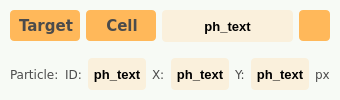
               <widget class="QFrame" name="frame_6">
                <property name="styleSheet">
                 <string notr="true">background-color: rgb(247, 250, 245);
border-radius: 4px;</string>
                </property>
                <layout class="QVBoxLayout" name="verticalLayout_3" stretch="0,0">
                 <property name="leftMargin">
                  <number>5</number>
                 </property>
                 <property name="topMargin">
                  <number>5</number>
                 </property>
                 <property name="rightMargin">
                  <number>5</number>
                 </property>
                 <property name="bottomMargin">
                  <number>5</number>
                 </property>
                 <item>
                  <widget class="QFrame" name="frame_16">
                   <property name="styleSheet">
                    <string notr="true">background-color: rgb(247, 250, 245);
border-radius: 4px;</string>
                   </property>
                   <layout class="QHBoxLayout" name="horizontalLayout_19" stretch="0,1,3,0">
                    <property name="leftMargin">
                     <number>5</number>
                    </property>
                    <property name="topMargin">
                     <number>5</number>
                    </property>
                    <property name="rightMargin">
                     <number>5</number>
                    </property>
                    <property name="bottomMargin">
                     <number>5</number>
                    </property>
                    <item>
                     <widget class="QPushButton" name="pyqt5_button_select_target">
                      <property name="minimumSize">
                       <size>
                        <width>70</width>
                        <height>31</height>
                       </size>
                      </property>
                      <property name="font">
                       <font>
                        <family>Verdana</family>
                        <pointsize>11</pointsize>
                        <weight>75</weight>
                        <bold>true</bold>
                       </font>
                      </property>
                      <property name="styleSheet">
                       <string notr="true">QPushButton {
	border-radius: 4px;
	background-color: rgb(255, 184, 90);
	padding-left: 2px;
	color: rgb(75, 75, 75);
}
QPushButton:hover{
	background-color: rgb(248,214,176);	
}
QPushButton:pressed{
	background-color: rgb(179, 197, 192);
}
QPushButton:disabled{
	background-color: rgb(243, 239, 219);
}</string>
                      </property>
                      <property name="text">
                       <string>Target</string>
                      </property>
                     </widget>
                    </item>
                    <item>
                     <widget class="QPushButton" name="pyqt5_button_select_cell">
                      <property name="minimumSize">
                       <size>
                        <width>70</width>
                        <height>31</height>
                       </size>
                      </property>
                      <property name="font">
                       <font>
                        <family>Verdana</family>
                        <pointsize>11</pointsize>
                        <weight>75</weight>
                        <bold>true</bold>
                       </font>
                      </property>
                      <property name="styleSheet">
                       <string notr="true">QPushButton {
	border-radius: 4px;
	background-color: rgb(255, 184, 90);
	padding-left: 2px;
	color: rgb(75, 75, 75);
}
QPushButton:hover{
	background-color: rgb(248,214,176);	
}
QPushButton:pressed{
	background-color: rgb(179, 197, 192);
}
QPushButton:disabled{
	background-color: rgb(243, 239, 219);
}</string>
                      </property>
                      <property name="text">
                       <string>Cell</string>
                      </property>
                     </widget>
                    </item>
                    <item>
                     <widget class="QLabel" name="pyqt5_label_selection_text">
                      <property name="font">
                       <font>
                        <pointsize>10</pointsize>
                        <weight>75</weight>
                        <bold>true</bold>
                       </font>
                      </property>
                      <property name="styleSheet">
                       <string notr="true">border-radius: 4px;
padding: 5px;
background-color: rgb(250,240,220);
</string>
                      </property>
                      <property name="text">
                       <string>ph_text</string>
                      </property>
                      <property name="alignment">
                       <set>Qt::AlignCenter</set>
                      </property>
                     </widget>
                    </item>
                    <item>
                     <widget class="QPushButton" name="pyqt5_button_refresh_parameters">
                      <property name="enabled">
                       <bool>true</bool>
                      </property>
                      <property name="minimumSize">
                       <size>
                        <width>31</width>
                        <height>31</height>
                       </size>
                      </property>
                      <property name="maximumSize">
                       <size>
                        <width>31</width>
                        <height>31</height>
                       </size>
                      </property>
                      <property name="font">
                       <font>
                        <family>Verdana</family>
                        <pointsize>14</pointsize>
                       </font>
                      </property>
                      <property name="toolTip">
                       <string>Refresh Generators</string>
                      </property>
                      <property name="styleSheet">
                       <string notr="true">QPushButton {
	border-radius: 4px;
	background-color: rgb(255, 184, 90);
	padding-left: 2px;
	color: rgb(75, 75, 75);
	image: url(:/ui/qt/resources/buttons/refresh_icon.png);
}
QPushButton:hover{
	background-color: rgb(248,214,176);	
	image: url(:/ui/qt/resources/buttons/refresh_icon.png);
}
QPushButton:pressed{
	background-color: rgb(179, 197, 192);
	image: url(:/ui/qt/resources/buttons/refresh_icon.png);
}
QPushButton:disabled{
	background-color: rgb(243, 239, 219);
	image: url(:/ui/qt/resources/buttons/refresh_icon.png);
}</string>
                      </property>
                      <property name="text">
                       <string/>
                      </property>
                     </widget>
                    </item>
                   </layout>
                  </widget>
                 </item>
                 <item>
                  <widget class="QFrame" name="frame_15">
                   <property name="styleSheet">
                    <string notr="true">background-color: rgb(247, 250, 245);
border-radius: 4px;</string>
                   </property>
                   <layout class="QHBoxLayout" name="horizontalLayout_14" stretch="0,0,0,0,0,0,0,0">
                    <property name="leftMargin">
                     <number>5</number>
                    </property>
                    <property name="topMargin">
                     <number>5</number>
                    </property>
                    <property name="rightMargin">
                     <number>5</number>
                    </property>
                    <property name="bottomMargin">
                     <number>5</number>
                    </property>
                    <item>
                     <widget class="QLabel" name="static_odsc_label_27">
                      <property name="minimumSize">
                       <size>
                        <width>0</width>
                        <height>21</height>
                       </size>
                      </property>
                      <property name="font">
                       <font>
                        <family>Verdana</family>
                        <pointsize>9</pointsize>
                        <weight>50</weight>
                        <italic>false</italic>
                        <bold>false</bold>
                       </font>
                      </property>
                      <property name="styleSheet">
                       <string notr="true">color: rgb(75, 75, 75);</string>
                      </property>
                      <property name="text">
                       <string>Particle:</string>
                      </property>
                     </widget>
                    </item>
                    <item>
                     <widget class="QLabel" name="static_odsc_label_30">
                      <property name="minimumSize">
                       <size>
                        <width>0</width>
                        <height>21</height>
                       </size>
                      </property>
                      <property name="font">
                       <font>
                        <family>Verdana</family>
                        <pointsize>9</pointsize>
                        <weight>50</weight>
                        <italic>false</italic>
                        <bold>false</bold>
                       </font>
                      </property>
                      <property name="styleSheet">
                       <string notr="true">color: rgb(75, 75, 75);</string>
                      </property>
                      <property name="text">
                       <string>ID:</string>
                      </property>
                     </widget>
                    </item>
                    <item>
                     <widget class="QLabel" name="pyqt5_label_cell_id">
                      <property name="font">
                       <font>
                        <pointsize>10</pointsize>
                        <weight>75</weight>
                        <bold>true</bold>
                       </font>
                      </property>
                      <property name="styleSheet">
                       <string notr="true">border-radius: 4px;
padding: 5px;
background-color: rgb(250,240,220);
</string>
                      </property>
                      <property name="text">
                       <string>ph_text</string>
                      </property>
                      <property name="alignment">
                       <set>Qt::AlignCenter</set>
                      </property>
                     </widget>
                    </item>
                    <item>
                     <widget class="QLabel" name="static_odsc_label_31">
                      <property name="minimumSize">
                       <size>
                        <width>0</width>
                        <height>21</height>
                       </size>
                      </property>
                      <property name="font">
                       <font>
                        <family>Verdana</family>
                        <pointsize>9</pointsize>
                        <weight>50</weight>
                        <italic>false</italic>
                        <bold>false</bold>
                       </font>
                      </property>
                      <property name="styleSheet">
                       <string notr="true">color: rgb(75, 75, 75);</string>
                      </property>
                      <property name="text">
                       <string>X:</string>
                      </property>
                     </widget>
                    </item>
                    <item>
                     <widget class="QLabel" name="pyqt5_label_cell_x">
                      <property name="font">
                       <font>
                        <pointsize>10</pointsize>
                        <weight>75</weight>
                        <bold>true</bold>
                       </font>
                      </property>
                      <property name="styleSheet">
                       <string notr="true">border-radius: 4px;
padding: 5px;
background-color: rgb(250,240,220);
</string>
                      </property>
                      <property name="text">
                       <string>ph_text</string>
                      </property>
                      <property name="alignment">
                       <set>Qt::AlignCenter</set>
                      </property>
                     </widget>
                    </item>
                    <item>
                     <widget class="QLabel" name="static_odsc_label_28">
                      <property name="minimumSize">
                       <size>
                        <width>0</width>
                        <height>21</height>
                       </size>
                      </property>
                      <property name="font">
                       <font>
                        <family>Verdana</family>
                        <pointsize>9</pointsize>
                        <weight>50</weight>
                        <italic>false</italic>
                        <bold>false</bold>
                       </font>
                      </property>
                      <property name="styleSheet">
                       <string notr="true">color: rgb(75, 75, 75);</string>
                      </property>
                      <property name="text">
                       <string>Y:</string>
                      </property>
                     </widget>
                    </item>
                    <item>
                     <widget class="QLabel" name="pyqt5_label_cell_y">
                      <property name="font">
                       <font>
                        <pointsize>10</pointsize>
                        <weight>75</weight>
                        <bold>true</bold>
                       </font>
                      </property>
                      <property name="styleSheet">
                       <string notr="true">border-radius: 4px;
padding: 5px;
background-color: rgb(250,240,220);
</string>
                      </property>
                      <property name="text">
                       <string>ph_text</string>
                      </property>
                      <property name="alignment">
                       <set>Qt::AlignCenter</set>
                      </property>
                     </widget>
                    </item>
                    <item>
                     <widget class="QLabel" name="static_odsc_label_29">
                      <property name="minimumSize">
                       <size>
                        <width>0</width>
                        <height>21</height>
                       </size>
                      </property>
                      <property name="font">
                       <font>
                        <family>Verdana</family>
                        <pointsize>9</pointsize>
                        <weight>50</weight>
                        <italic>false</italic>
                        <bold>false</bold>
                       </font>
                      </property>
                      <property name="styleSheet">
                       <string notr="true">color: rgb(75, 75, 75);</string>
                      </property>
                      <property name="text">
                       <string>px</string>
                      </property>
                     </widget>
                    </item>
                   </layout>
                  </widget>
                 </item>
                </layout>
               </widget>
